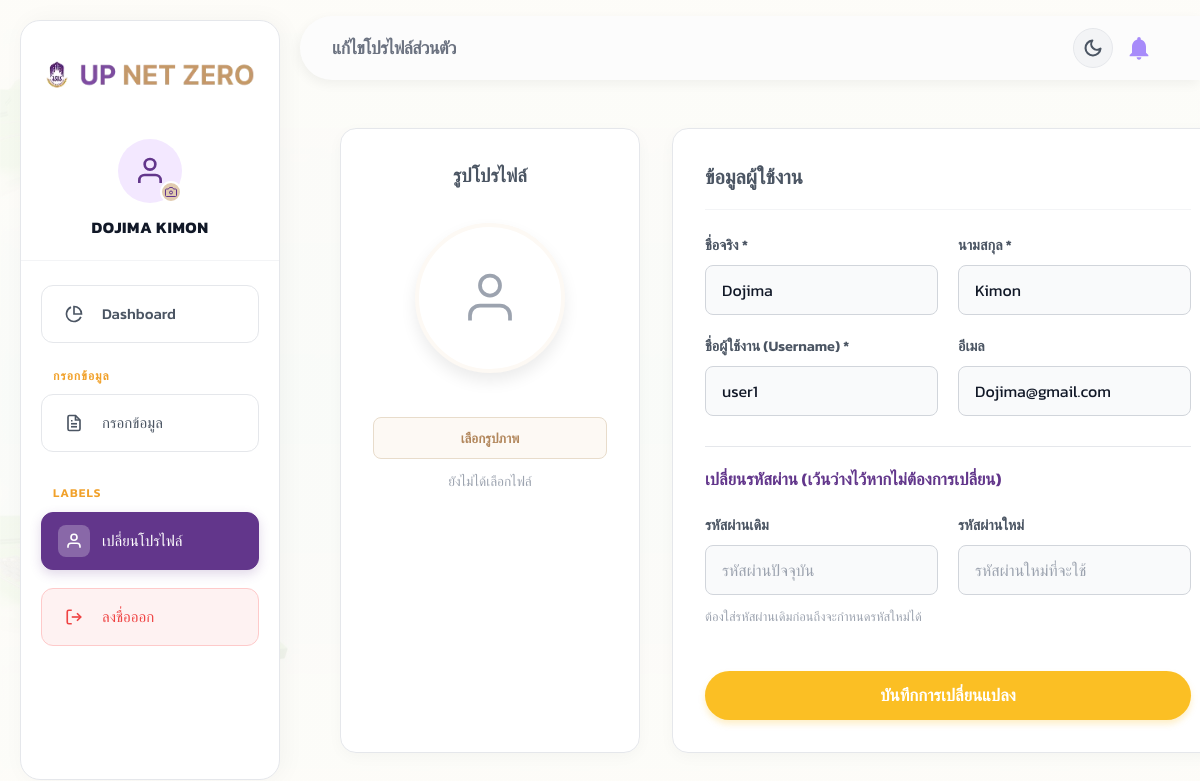
The app's page /officer/profile.php (signed in) with its own data.
### tables this page shows
CREATE TABLE `users` (
  `id` int(11) NOT NULL AUTO_INCREMENT,
  `username` varchar(50) NOT NULL,
  `password` varchar(50) NOT NULL,
  `firstname` varchar(100) NOT NULL,
  `lastname` varchar(100) NOT NULL,
  `role` enum('admin','officer','dean') DEFAULT NULL,
  `profile_image` varchar(255) DEFAULT NULL,
  `Affiliation` int(11) NOT NULL,
  `created_at` timestamp NULL DEFAULT current_timestamp(),
  `email` varchar(255) DEFAULT NULL,
  `position` varchar(255) DEFAULT NULL,
  PRIMARY KEY (`id`),
  UNIQUE KEY `username` (`username`),
  UNIQUE KEY `email` (`email`),
  KEY `fk_affiliation` (`Affiliation`),
  CONSTRAINT `fk_affiliation` FOREIGN KEY (`Affiliation`) REFERENCES `affiliation_id` (`id`) ON UPDATE CASCADE
);

### config/db.php (called while the page is built, shortened)
<?php
if (!function_exists('asset_v')) {
    function asset_v(string $rel): string
    {
        static $cache = [];
        if (!array_key_exists($rel, $cache)) {
            $abs = dirname(__DIR__) . '/' . ltrim($rel, '/');
            $m = @filemtime($abs);
            $cache[$rel] = $m ? ('?v=' . $m) : '';
        }
        return $cache[$rel];
    }
}

### officer/profile.php (the view, shortened to what this page needs)
<?php
require_once __DIR__ . '/../config/db.php';
$root = '../';
$pdo = getDB();
$user_id = $_SESSION['user_id'];
$stmt = $pdo->prepare("SELECT * FROM users WHERE id = :id");
$stmt->execute([':id' => $user_id]);
$user = $stmt->fetch();
?>
<!DOCTYPE html>
<html lang="th">
<head>
    <link rel="stylesheet" href="<?= $root ?>assets/css/admin.css<?= asset_v('assets/css/admin.css') ?>">
    <link rel="stylesheet" href="<?= $root ?>assets/css/sidebar.css<?= asset_v('assets/css/sidebar.css') ?>">
</head>
<body style="background-color: #F8F9FA;">
    <?php include __DIR__ . '/includes/sidebar.php'; ?>
    <main class="main-content">
        <link rel="stylesheet" href="<?= $root ?>assets/css/profile.css<?= asset_v('assets/css/profile.css') ?>">
        <?php include_once __DIR__ . '/includes/header.php'; ?>
        <div class="page-content" style="background-color: transparent;">
            <form method="POST" enctype="multipart/form-data" class="profile-wrapper">
                <div class="profile-card avatar-container">
                    <h3 style="color: #4B5563; margin-bottom: 32px; font-weight: 600;">รูปโปรไฟล์</h3>
                    <?php if (!empty($user['profile_image'])): ?>
                        <?php
                            $current_img = $user['profile_image'];
                            $webp_profile = pathinfo($current_img, PATHINFO_FILENAME) . '.webp';
                        ?>
                        <img src="<?= $root ?>assets/images/profiles/<?= htmlspecialchars($webp_profile) ?>"
                            class="avatar-preview" id="previewImg" alt="Profile" loading="lazy">
                    <?php else: ?>
                        <div class="avatar-preview"
                            style="display: flex; align-items: center; justify-content: center; background: #FFF;"
                            id="previewSvg">
                            <svg viewBox="0 0 24 24" fill="none" stroke="#9CA3AF" stroke-width="1.5"
                                style="width: 60px; height: 60px;">
                                <path d="M20 21v-2a4 4 0 0 0-4-4H8a4 4 0 0 0-4 4v2"></path>
                                <circle cx="12" cy="7" r="4"></circle>
                            </svg>
                        </div>
                    <?php endif; ?>
                    <div style="width: 100%;">
                        <div class="file-input-wrapper">
                            <button type="button" class="btn-upload">เลือกรูปภาพ</button>
                        </div>
                    </div>
                    <div class="file-name" id="fileName">ยังไม่ได้เลือกไฟล์</div>
                </div>
                <div class="profile-card">
                    <div class="profile-card-header">
                        <h3>ข้อมูลผู้ใช้งาน</h3>
                    </div>
                    <div class="form-grid">
                        <div class="form-group">
                            <label class="form-label">ชื่อจริง *</label>
                            <input type="text" name="firstname" class="form-control"
                                value="<?= htmlspecialchars($user['firstname'] ?? '') ?>" required>
                        </div>
                        <div class="form-group">
                            <label class="form-label">นามสกุล *</label>
                            <input type="text" name="lastname" class="form-control"
                                value="<?= htmlspecialchars($user['lastname'] ?? '') ?>" required>
                        </div>
                        <div class="form-group">
                            <label class="form-label">ชื่อผู้ใช้งาน (Username) *</label>
                            <input type="text" name="username" class="form-control"
                                value="<?= htmlspecialchars($user['username'] ?? '') ?>" required>
                        </div>
                        <div class="form-group">
                            <label class="form-label">อีเมล</label>
                            <input type="email" name="email" class="form-control"
                                value="<?= htmlspecialchars($user['email'] ?? '') ?>" placeholder="example@up.ac.th">
                        </div>
                        <div class="form-group full-width"
                            style="margin-top: 10px; border-top: 1px solid #E5E7EB; padding-top: 20px;">
                            <label class="form-label" style="color: #62368B; font-size: 1.05rem;">เปลี่ยนรหัสผ่าน
                                (เว้นว่างไว้หากไม่ต้องการเปลี่ยน)</label>
                        </div>
                        <div class="form-group">
                            <label class="form-label">รหัสผ่านเดิม</label>
                            <input type="password" name="old_password" class="form-control"
                                placeholder="รหัสผ่านปัจจุบัน">
                            <div class="help-text">ต้องใส่รหัสผ่านเดิมก่อนถึงจะกำหนดรหัสใหม่ได้</div>
                        </div>
                        <div class="form-group">
                            <label class="form-label">รหัสผ่านใหม่</label>
                            <input type="password" name="password" class="form-control"
                                placeholder="รหัสผ่านใหม่ที่จะใช้">
                        </div>
                        <div class="form-group full-width" style="margin-top: 24px;">
                            <button type="submit" class="btn-save">
                                บันทึกการเปลี่ยนแปลง
                            </button>
                        </div>
                    </div>
                </div>
            </form>
        </div>
    </main>
</body>
</html>

### assets/css/admin.css (style rules this page uses)
:root { --clr-primary: #62368B; --clr-secondary: #502A75; --clr-accent: #FBB03B; --clr-success: #10B981; --clr-danger: #EF4444; --clr-warning: #F59E0B; --scope1: #F97316; --scope2: #EAB308; --scope3: #3B82F6; --sidebar-w: 260px; --header-h: 64px; --bg-base: #FDFCF8; --bg-surface: #FFFFFF; --bg-card: #FFFFFF; --bg-hover: #F9FAFB; --border: #E8DDCE; --text-primary: #1F2937; --text-secondary: #4B5563; --text-muted: #9CA3AF; --glass-bg: rgba(255, 255, 255, 0.82); --glass-blur: 16px; --transition: 0.3s cubic-bezier(0.4, 0, 0.2, 1); --radius-card: 24px; --radius-btn: 12px; }
*, *::before, *::after { box-sizing: border-box; margin: 0; padding: 0; }
body, input, button, select, textarea { font-family: 'Kanit', sans-serif; }
body { background: linear-gradient(rgba(253, 252, 248, 0.95), rgba(253, 252, 248, 0.95)), url('../images/island_bg_opt.webp') no-repeat center center fixed; background-size: cover; color: var(--text-primary); min-height: 100vh; display: flex; line-height: 1.6; -webkit-font-smoothing: antialiased; }
.main-content { flex: 1; margin-left: 0; min-width: 0; display: flex; flex-direction: column; }
.page-content { padding: 3rem 2.5rem; max-width: 1440px; width: 100%; margin: 0 auto; }

### assets/css/sidebar.css (style rules this page uses)
.main-content { margin-left: 390px !important; width: calc(100% - 390px) !important; transition: none !important; }
@media (min-width: 993px) and (max-width: 1200px) { .main-content { margin-left: 300px !important; width: calc(100% - 300px) !important; } }

### assets/css/profile.css (style rules this page uses)
.profile-wrapper { max-width: 900px; margin: 0 auto; display: grid; grid-template-columns: 1fr; gap: 32px; }
@media (min-width: 768px) { .profile-wrapper { grid-template-columns: 300px 1fr; } }
.profile-card { background: #FFFFFF; border-radius: 16px; box-shadow: 0 4px 15px rgba(0, 0, 0, 0.03); padding: 32px; border: 1px solid #E5E7EB; }
.profile-card-header { margin-bottom: 24px; border-bottom: 1px solid #F3F4F6; padding-bottom: 16px; }
.profile-card-header h3 { color: #4B5563; font-size: 1.25rem; font-weight: 600; margin: 0; }
.avatar-container { text-align: center; display: flex; flex-direction: column; align-items: center; }
.avatar-preview { width: 150px; height: 150px; border-radius: 50%; object-fit: cover; border: 4px solid #FDF9F4; box-shadow: 0 8px 16px rgba(0, 0, 0, 0.08); margin-bottom: 24px; background-color: #F8F9FA; transition: transform 0.3s ease; }
.file-input-wrapper { position: relative; display: inline-block; width: 100%; margin-top: 20px; }
.btn-upload { background-color: #FDF9F4; color: #B2875C; padding: 10px 24px; border-radius: 8px; font-weight: 600; border: 1px solid #E8DCCB; cursor: pointer; transition: all 0.2s; width: 100%; }
.file-name { margin-top: 12px; font-size: 0.85rem; color: #9CA3AF; word-break: break-all; }
.form-grid { display: grid; grid-template-columns: 1fr; gap: 20px; }
@media (min-width: 640px) { .form-grid { grid-template-columns: 1fr 1fr; } }
.form-group { display: flex; flex-direction: column; gap: 8px; }
.form-group.full-width { grid-column: 1 / -1; }
.form-label { font-size: 0.9rem; font-weight: 600; color: #4B5563; }
.form-control { padding: 12px 16px; border-radius: 8px; border: 1px solid #D1D5DB; background-color: #F9FAFB; font-size: 1rem; color: #111827; transition: all 0.2s; font-family: inherit; }
.form-control::placeholder { color: #9CA3AF; }
.help-text { font-size: 0.8rem; color: #9CA3AF; margin-top: 4px; }
.btn-save { background-color: #FBBF24; color: #FFFFFF; padding: 12px 32px; border-radius: 9999px; font-weight: 600; font-size: 1.05rem; border: none; cursor: pointer; box-shadow: 0 4px 6px rgba(251, 191, 36, 0.25); transition: all 0.2s; width: 100%; }

### records on screen
users: firstname "Dojima", lastname "Kimon", username "user1", email "Dojima@gmail.com"

### other values on screen
$admin_name "DOJIMA KIMON"
$page_title "แก้ไขโปรไฟล์ส่วนตัว"
